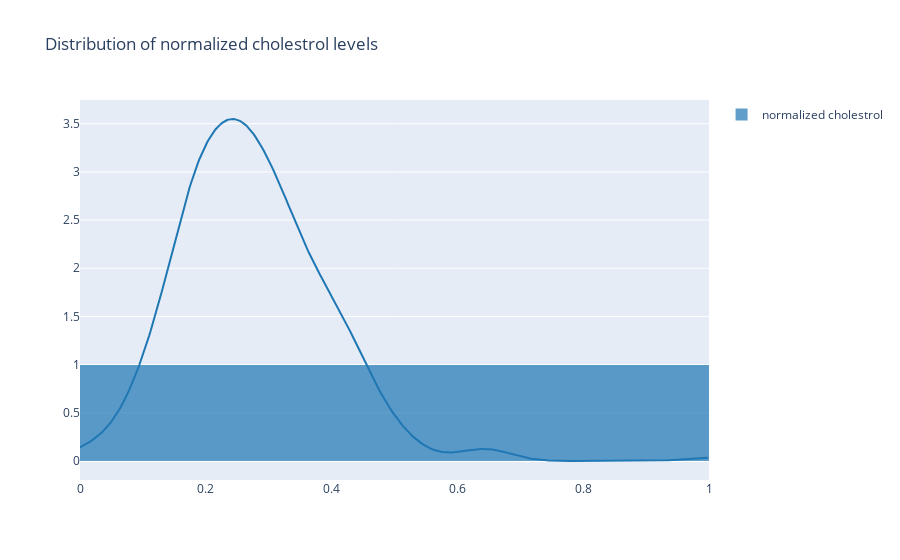

This figure's notebook cell:
### Code cell
x = df["normalized_chol"]
hist_data = [x]
group_labels = ['normalized cholestrol'] # name of the dataset

fig = ff.create_distplot(hist_data, group_labels, show_rug=False)
fig.update_layout(title = "Distribution of normalized cholestrol levels")
fig.show()

### Figure 1 — Plotly figure (JSON) as saved in the notebook; plotly's stock layout.template omitted (floating-point values rounded to 4 significant figures; data arrays with more than 128 entries replaced by an {"elided": "..."} marker saying what was removed)
{"data": [{"autobinx": false, "histnorm": "probability density", "legendgroup": "normalized cholestrol", "marker": {"color": "rgb(31, 119, 180)"}, "name": "normalized cholestrol", "opacity": 0.7, "type": "histogram", "x": {"elided": "302 float values"}, "xaxis": "x", "xbins": {"end": 1, "size": 1, "start": 0}, "yaxis": "y"}, {"legendgroup": "normalized cholestrol", "marker": {"color": "rgb(31, 119, 180)"}, "mode": "lines", "name": "normalized cholestrol", "showlegend": false, "type": "scatter", "x": {"elided": "500 float values"}, "xaxis": "x", "y": {"elided": "500 float values"}, "yaxis": "y"}], "layout": {"barmode": "overlay", "hovermode": "closest", "legend": {"traceorder": "reversed"}, "title": {"text": "Distribution of normalized cholestrol levels"}, "xaxis": {"anchor": "y2", "domain": [0, 1], "zeroline": false}, "yaxis": {"anchor": "free", "domain": [0, 1], "position": 0}}}
